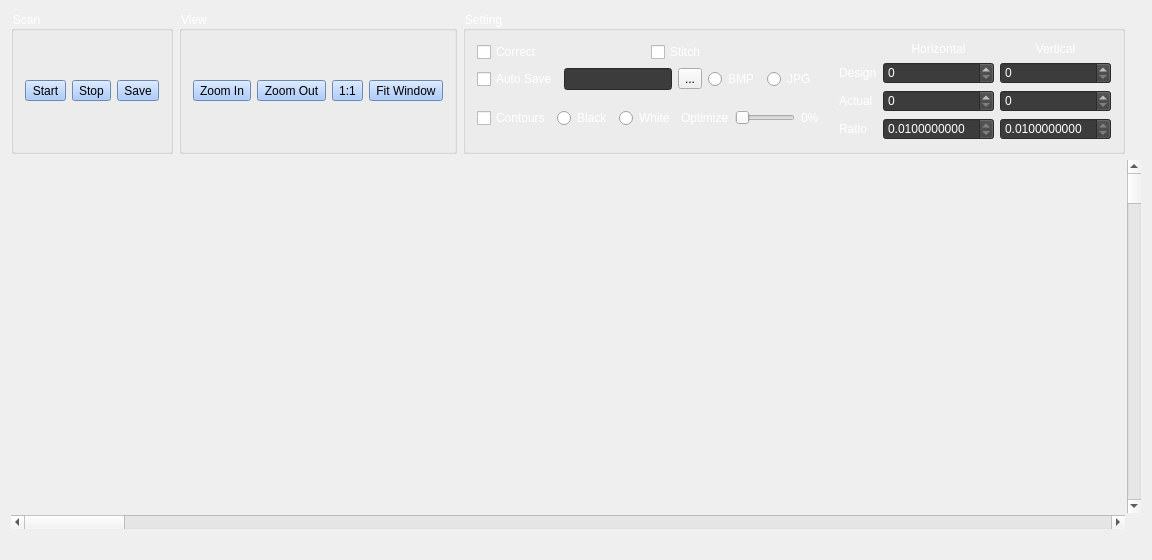
<?xml version="1.0" encoding="UTF-8"?>
<ui version="4.0">
 <class>MainWindow</class>
 <widget class="QWidget" name="MainWindow">
  <property name="geometry">
   <rect>
    <x>0</x>
    <y>0</y>
    <width>1152</width>
    <height>560</height>
   </rect>
  </property>
  <property name="windowTitle">
   <string>python</string>
  </property>
  <layout class="QVBoxLayout" name="verticalLayout_2" stretch="0,1,0">
   <item>
    <layout class="QHBoxLayout" name="horizontalLayout" stretch="0,0,0,0">
     <item>
      <widget class="QGroupBox" name="groupBox">
       <property name="styleSheet">
        <string notr="true">QGroupBox::title{color:#ffffff;}</string>
       </property>
       <property name="title">
        <string>Scan</string>
       </property>
       <layout class="QHBoxLayout" name="horizontalLayout_3">
        <item>
         <widget class="QToolButton" name="btn_start">
          <property name="toolTip">
           <string>Start</string>
          </property>
          <property name="styleSheet">
           <string notr="true">QToolButton::!hover{border-color:#ffffff;background-color:#96befa;}
QToolButton::hover{border-color:#ffffff;background-color:#6d8ab5;}</string>
          </property>
          <property name="text">
           <string>Start</string>
          </property>
          <property name="icon">
           <iconset resource="resource.qrc">
            <normaloff>:/new/img/resource/image/start.png</normaloff>:/new/img/resource/image/start.png</iconset>
          </property>
          <property name="iconSize">
           <size>
            <width>48</width>
            <height>48</height>
           </size>
          </property>
         </widget>
        </item>
        <item>
         <widget class="QToolButton" name="btn_stop">
          <property name="toolTip">
           <string>Stop</string>
          </property>
          <property name="styleSheet">
           <string notr="true">QToolButton::!hover{border-color:#ffffff;background-color:#96befa;}
QToolButton::hover{border-color:#ffffff;background-color:#6d8ab5;}</string>
          </property>
          <property name="text">
           <string>Stop</string>
          </property>
          <property name="icon">
           <iconset resource="resource.qrc">
            <normaloff>:/new/img/resource/image/stop.png</normaloff>:/new/img/resource/image/stop.png</iconset>
          </property>
          <property name="iconSize">
           <size>
            <width>48</width>
            <height>48</height>
           </size>
          </property>
         </widget>
        </item>
        <item>
         <widget class="QToolButton" name="btn_save">
          <property name="toolTip">
           <string>Save</string>
          </property>
          <property name="styleSheet">
           <string notr="true">QToolButton::!hover{border-color:#ffffff;background-color:#96befa;}
QToolButton::hover{border-color:#ffffff;background-color:#6d8ab5;}</string>
          </property>
          <property name="text">
           <string>Save</string>
          </property>
          <property name="icon">
           <iconset resource="resource.qrc">
            <normaloff>:/new/img/resource/image/save.png</normaloff>:/new/img/resource/image/save.png</iconset>
          </property>
          <property name="iconSize">
           <size>
            <width>48</width>
            <height>48</height>
           </size>
          </property>
         </widget>
        </item>
       </layout>
      </widget>
     </item>
     <item>
      <widget class="QGroupBox" name="groupBox_3">
       <property name="styleSheet">
        <string notr="true">QGroupBox::title{color:#ffffff;}</string>
       </property>
       <property name="title">
        <string>View</string>
       </property>
       <layout class="QHBoxLayout" name="horizontalLayout_4">
        <item>
         <widget class="QToolButton" name="btn_zoomIn">
          <property name="toolTip">
           <string>Zoom In</string>
          </property>
          <property name="styleSheet">
           <string notr="true">QToolButton::!hover{border-color:#ffffff;background-color:#96befa;}
QToolButton::hover{border-color:#ffffff;background-color:#6d8ab5;}</string>
          </property>
          <property name="text">
           <string>Zoom In</string>
          </property>
          <property name="icon">
           <iconset resource="resource.qrc">
            <normaloff>:/new/img/resource/image/zoom_in.png</normaloff>:/new/img/resource/image/zoom_in.png</iconset>
          </property>
          <property name="iconSize">
           <size>
            <width>48</width>
            <height>48</height>
           </size>
          </property>
         </widget>
        </item>
        <item>
         <widget class="QToolButton" name="btn_zoomOut">
          <property name="toolTip">
           <string>Zoom Out</string>
          </property>
          <property name="styleSheet">
           <string notr="true">QToolButton::!hover{border-color:#ffffff;background-color:#96befa;}
QToolButton::hover{border-color:#ffffff;background-color:#6d8ab5;}</string>
          </property>
          <property name="text">
           <string>Zoom Out</string>
          </property>
          <property name="icon">
           <iconset resource="resource.qrc">
            <normaloff>:/new/img/resource/image/zoom_out.png</normaloff>:/new/img/resource/image/zoom_out.png</iconset>
          </property>
          <property name="iconSize">
           <size>
            <width>48</width>
            <height>48</height>
           </size>
          </property>
         </widget>
        </item>
        <item>
         <widget class="QToolButton" name="btn_original">
          <property name="toolTip">
           <string>Actual Size</string>
          </property>
          <property name="styleSheet">
           <string notr="true">QToolButton::!hover{border-color:#ffffff;background-color:#96befa;}
QToolButton::hover{border-color:#ffffff;background-color:#6d8ab5;}</string>
          </property>
          <property name="text">
           <string>1:1</string>
          </property>
          <property name="icon">
           <iconset resource="resource.qrc">
            <normaloff>:/new/img/resource/image/zoom_1.png</normaloff>:/new/img/resource/image/zoom_1.png</iconset>
          </property>
          <property name="iconSize">
           <size>
            <width>48</width>
            <height>48</height>
           </size>
          </property>
         </widget>
        </item>
        <item>
         <widget class="QToolButton" name="btn_adjust">
          <property name="toolTip">
           <string>Fit Window</string>
          </property>
          <property name="styleSheet">
           <string notr="true">QToolButton::!hover{border-color:#ffffff;background-color:#96befa;}
QToolButton::hover{border-color:#ffffff;background-color:#6d8ab5;}</string>
          </property>
          <property name="text">
           <string>Fit Window</string>
          </property>
          <property name="icon">
           <iconset resource="resource.qrc">
            <normaloff>:/new/img/resource/image/zoom_fit.png</normaloff>:/new/img/resource/image/zoom_fit.png</iconset>
          </property>
          <property name="iconSize">
           <size>
            <width>48</width>
            <height>48</height>
           </size>
          </property>
         </widget>
        </item>
       </layout>
      </widget>
     </item>
     <item>
      <widget class="QGroupBox" name="groupBox_4">
       <property name="styleSheet">
        <string notr="true">QGroupBox::title{color:#ffffff;}</string>
       </property>
       <property name="title">
        <string>Setting</string>
       </property>
       <layout class="QHBoxLayout" name="horizontalLayout_8">
        <property name="spacing">
         <number>20</number>
        </property>
        <item>
         <layout class="QVBoxLayout" name="verticalLayout">
          <item>
           <layout class="QHBoxLayout" name="horizontalLayout_5">
            <item>
             <widget class="QCheckBox" name="check_correct">
              <property name="styleSheet">
               <string notr="true">QCheckBox{color:#ffffff;}</string>
              </property>
              <property name="text">
               <string>Correct</string>
              </property>
             </widget>
            </item>
            <item>
             <widget class="QCheckBox" name="check_montage">
              <property name="styleSheet">
               <string notr="true">QCheckBox{color:#ffffff;}</string>
              </property>
              <property name="text">
               <string>Stitch</string>
              </property>
             </widget>
            </item>
           </layout>
          </item>
          <item>
           <layout class="QHBoxLayout" name="horizontalLayout_6">
            <item>
             <widget class="QCheckBox" name="check_autoSave">
              <property name="styleSheet">
               <string notr="true">QCheckBox{color:#ffffff;}</string>
              </property>
              <property name="text">
               <string>Auto Save</string>
              </property>
             </widget>
            </item>
            <item>
             <widget class="QLineEdit" name="lineEdt_dir">
              <property name="enabled">
               <bool>true</bool>
              </property>
              <property name="sizePolicy">
               <sizepolicy hsizetype="Fixed" vsizetype="Fixed">
                <horstretch>0</horstretch>
                <verstretch>0</verstretch>
               </sizepolicy>
              </property>
              <property name="styleSheet">
               <string notr="true">QLineEdit{border-color:#ffffff;background-color:#3c3c3c;color:#ffffff}</string>
              </property>
              <property name="readOnly">
               <bool>true</bool>
              </property>
             </widget>
            </item>
            <item>
             <widget class="QToolButton" name="btn_dir">
              <property name="text">
               <string>...</string>
              </property>
             </widget>
            </item>
            <item>
             <widget class="QRadioButton" name="radio_bmp">
              <property name="styleSheet">
               <string notr="true">QRadioButton{color:#ffffff;}</string>
              </property>
              <property name="text">
               <string>BMP</string>
              </property>
             </widget>
            </item>
            <item>
             <widget class="QRadioButton" name="radio_jpg">
              <property name="styleSheet">
               <string notr="true">QRadioButton{color:#ffffff;}</string>
              </property>
              <property name="text">
               <string>JPG</string>
              </property>
             </widget>
            </item>
           </layout>
          </item>
          <item>
           <layout class="QHBoxLayout" name="horizontalLayout_7" stretch="0,0,0,0,1,0">
            <item>
             <widget class="QCheckBox" name="check_contour">
              <property name="styleSheet">
               <string notr="true">QCheckBox{color:#ffffff;}</string>
              </property>
              <property name="text">
               <string>Contours</string>
              </property>
             </widget>
            </item>
            <item>
             <widget class="QRadioButton" name="radio_black">
              <property name="styleSheet">
               <string notr="true">QRadioButton{color:#ffffff;}</string>
              </property>
              <property name="text">
               <string>Black</string>
              </property>
             </widget>
            </item>
            <item>
             <widget class="QRadioButton" name="radio_white">
              <property name="styleSheet">
               <string notr="true">QRadioButton{color:#ffffff;}</string>
              </property>
              <property name="text">
               <string>White</string>
              </property>
             </widget>
            </item>
            <item>
             <widget class="QLabel" name="label">
              <property name="styleSheet">
               <string notr="true">QLabel{color:#ffffff;}</string>
              </property>
              <property name="text">
               <string>Optimize</string>
              </property>
             </widget>
            </item>
            <item>
             <widget class="QSlider" name="hslider_optimize">
              <property name="orientation">
               <enum>Qt::Horizontal</enum>
              </property>
             </widget>
            </item>
            <item>
             <widget class="QLabel" name="lbl_optimize">
              <property name="styleSheet">
               <string notr="true">QLabel{color:#ffffff;}</string>
              </property>
              <property name="text">
               <string>0%</string>
              </property>
             </widget>
            </item>
           </layout>
          </item>
         </layout>
        </item>
        <item>
         <layout class="QGridLayout" name="gridLayout">
          <item row="0" column="3">
           <widget class="QLabel" name="label_2">
            <property name="styleSheet">
             <string notr="true">QLabel{color:#ffffff;}</string>
            </property>
            <property name="text">
             <string>Horizontal</string>
            </property>
            <property name="alignment">
             <set>Qt::AlignCenter</set>
            </property>
           </widget>
          </item>
          <item row="1" column="3">
           <widget class="QDoubleSpinBox" name="spin_plan_h">
            <property name="styleSheet">
             <string notr="true">QDoubleSpinBox{color:#ffffff;border-color:#ffffff;background-color:#3c3c3c;}</string>
            </property>
            <property name="decimals">
             <number>0</number>
            </property>
            <property name="maximum">
             <double>100000.000000000000000</double>
            </property>
           </widget>
          </item>
          <item row="2" column="3">
           <widget class="QDoubleSpinBox" name="spin_actual_h">
            <property name="styleSheet">
             <string notr="true">QDoubleSpinBox{color:#ffffff;border-color:#ffffff;background-color:#3c3c3c;}</string>
            </property>
            <property name="decimals">
             <number>0</number>
            </property>
            <property name="maximum">
             <double>100000.000000000000000</double>
            </property>
           </widget>
          </item>
          <item row="1" column="4">
           <widget class="QDoubleSpinBox" name="spin_plan_v">
            <property name="styleSheet">
             <string notr="true">QDoubleSpinBox{color:#ffffff;border-color:#ffffff;background-color:#3c3c3c;}</string>
            </property>
            <property name="decimals">
             <number>0</number>
            </property>
            <property name="maximum">
             <double>100000.000000000000000</double>
            </property>
           </widget>
          </item>
          <item row="0" column="4">
           <widget class="QLabel" name="label_3">
            <property name="styleSheet">
             <string notr="true">QLabel{color:#ffffff;}</string>
            </property>
            <property name="text">
             <string>Vertical</string>
            </property>
            <property name="alignment">
             <set>Qt::AlignCenter</set>
            </property>
           </widget>
          </item>
          <item row="3" column="3">
           <widget class="QDoubleSpinBox" name="spin_scale_h">
            <property name="styleSheet">
             <string notr="true">QDoubleSpinBox{color:#ffffff;border-color:#ffffff;background-color:#3c3c3c;}</string>
            </property>
            <property name="readOnly">
             <bool>true</bool>
            </property>
            <property name="decimals">
             <number>10</number>
            </property>
            <property name="minimum">
             <double>0.010000000000000</double>
            </property>
            <property name="maximum">
             <double>10.000000000000000</double>
            </property>
           </widget>
          </item>
          <item row="2" column="4">
           <widget class="QDoubleSpinBox" name="spin_actual_v">
            <property name="styleSheet">
             <string notr="true">QDoubleSpinBox{color:#ffffff;border-color:#ffffff;background-color:#3c3c3c;}</string>
            </property>
            <property name="decimals">
             <number>0</number>
            </property>
            <property name="maximum">
             <double>100000.000000000000000</double>
            </property>
           </widget>
          </item>
          <item row="3" column="4">
           <widget class="QDoubleSpinBox" name="spin_scale_v">
            <property name="styleSheet">
             <string notr="true">QDoubleSpinBox{color:#ffffff;border-color:#ffffff;background-color:#3c3c3c;}</string>
            </property>
            <property name="readOnly">
             <bool>true</bool>
            </property>
            <property name="decimals">
             <number>10</number>
            </property>
            <property name="minimum">
             <double>0.010000000000000</double>
            </property>
            <property name="maximum">
             <double>10.000000000000000</double>
            </property>
           </widget>
          </item>
          <item row="1" column="2">
           <widget class="QLabel" name="label_5">
            <property name="styleSheet">
             <string notr="true">QLabel{color:#ffffff;}</string>
            </property>
            <property name="text">
             <string>Design</string>
            </property>
           </widget>
          </item>
          <item row="2" column="2">
           <widget class="QLabel" name="label_6">
            <property name="styleSheet">
             <string notr="true">QLabel{color:#ffffff;}</string>
            </property>
            <property name="text">
             <string>Actual</string>
            </property>
           </widget>
          </item>
          <item row="3" column="2">
           <widget class="QLabel" name="label_7">
            <property name="styleSheet">
             <string notr="true">QLabel{color:#ffffff;}</string>
            </property>
            <property name="text">
             <string>Ratio</string>
            </property>
           </widget>
          </item>
         </layout>
        </item>
       </layout>
      </widget>
     </item>
     <item>
      <spacer name="horizontalSpacer">
       <property name="orientation">
        <enum>Qt::Horizontal</enum>
       </property>
       <property name="sizeHint" stdset="0">
        <size>
         <width>40</width>
         <height>20</height>
        </size>
       </property>
      </spacer>
     </item>
    </layout>
   </item>
   <item>
    <layout class="QGridLayout" name="gridLayout_2">
     <property name="spacing">
      <number>2</number>
     </property>
     <item row="1" column="0">
      <widget class="QScrollBar" name="horizontalScrollBar">
       <property name="orientation">
        <enum>Qt::Horizontal</enum>
       </property>
      </widget>
     </item>
     <item row="0" column="1">
      <widget class="QScrollBar" name="verticalScrollBar">
       <property name="orientation">
        <enum>Qt::Vertical</enum>
       </property>
      </widget>
     </item>
     <item row="0" column="0">
      <widget class="View" name="view" native="true">
       <property name="palette">
        <palette>
         <active>
          <colorrole role="WindowText">
           <brush brushstyle="SolidPattern">
            <color alpha="255">
             <red>255</red>
             <green>255</green>
             <blue>255</blue>
            </color>
           </brush>
          </colorrole>
          <colorrole role="Button">
           <brush brushstyle="SolidPattern">
            <color alpha="255">
             <red>90</red>
             <green>90</green>
             <blue>90</blue>
            </color>
           </brush>
          </colorrole>
          <colorrole role="Light">
           <brush brushstyle="SolidPattern">
            <color alpha="255">
             <red>135</red>
             <green>135</green>
             <blue>135</blue>
            </color>
           </brush>
          </colorrole>
          <colorrole role="Midlight">
           <brush brushstyle="SolidPattern">
            <color alpha="255">
             <red>112</red>
             <green>112</green>
             <blue>112</blue>
            </color>
           </brush>
          </colorrole>
          <colorrole role="Dark">
           <brush brushstyle="SolidPattern">
            <color alpha="255">
             <red>45</red>
             <green>45</green>
             <blue>45</blue>
            </color>
           </brush>
          </colorrole>
          <colorrole role="Mid">
           <brush brushstyle="SolidPattern">
            <color alpha="255">
             <red>60</red>
             <green>60</green>
             <blue>60</blue>
            </color>
           </brush>
          </colorrole>
          <colorrole role="Text">
           <brush brushstyle="SolidPattern">
            <color alpha="255">
             <red>255</red>
             <green>255</green>
             <blue>255</blue>
            </color>
           </brush>
          </colorrole>
          <colorrole role="BrightText">
           <brush brushstyle="SolidPattern">
            <color alpha="255">
             <red>255</red>
             <green>255</green>
             <blue>255</blue>
            </color>
           </brush>
          </colorrole>
          <colorrole role="ButtonText">
           <brush brushstyle="SolidPattern">
            <color alpha="255">
             <red>255</red>
             <green>255</green>
             <blue>255</blue>
            </color>
           </brush>
          </colorrole>
          <colorrole role="Base">
           <brush brushstyle="SolidPattern">
            <color alpha="255">
             <red>0</red>
             <green>0</green>
             <blue>0</blue>
            </color>
           </brush>
          </colorrole>
          <colorrole role="Window">
           <brush brushstyle="SolidPattern">
            <color alpha="255">
             <red>119</red>
             <green>230</green>
             <blue>255</blue>
            </color>
           </brush>
          </colorrole>
          <colorrole role="Shadow">
           <brush brushstyle="SolidPattern">
            <color alpha="255">
             <red>0</red>
             <green>0</green>
             <blue>0</blue>
            </color>
           </brush>
          </colorrole>
          <colorrole role="AlternateBase">
           <brush brushstyle="SolidPattern">
            <color alpha="255">
             <red>45</red>
             <green>45</green>
             <blue>45</blue>
            </color>
           </brush>
          </colorrole>
          <colorrole role="ToolTipBase">
           <brush brushstyle="SolidPattern">
            <color alpha="255">
             <red>255</red>
             <green>255</green>
             <blue>220</blue>
            </color>
           </brush>
          </colorrole>
          <colorrole role="ToolTipText">
           <brush brushstyle="SolidPattern">
            <color alpha="255">
             <red>0</red>
             <green>0</green>
             <blue>0</blue>
            </color>
           </brush>
          </colorrole>
          <colorrole role="PlaceholderText">
           <brush brushstyle="SolidPattern">
            <color alpha="128">
             <red>255</red>
             <green>255</green>
             <blue>255</blue>
            </color>
           </brush>
          </colorrole>
         </active>
         <inactive>
          <colorrole role="WindowText">
           <brush brushstyle="SolidPattern">
            <color alpha="255">
             <red>255</red>
             <green>255</green>
             <blue>255</blue>
            </color>
           </brush>
          </colorrole>
          <colorrole role="Button">
           <brush brushstyle="SolidPattern">
            <color alpha="255">
             <red>90</red>
             <green>90</green>
             <blue>90</blue>
            </color>
           </brush>
          </colorrole>
          <colorrole role="Light">
           <brush brushstyle="SolidPattern">
            <color alpha="255">
             <red>135</red>
             <green>135</green>
             <blue>135</blue>
            </color>
           </brush>
          </colorrole>
          <colorrole role="Midlight">
           <brush brushstyle="SolidPattern">
            <color alpha="255">
             <red>112</red>
             <green>112</green>
             <blue>112</blue>
            </color>
           </brush>
          </colorrole>
          <colorrole role="Dark">
           <brush brushstyle="SolidPattern">
            <color alpha="255">
             <red>45</red>
             <green>45</green>
             <blue>45</blue>
            </color>
           </brush>
          </colorrole>
          <colorrole role="Mid">
           <brush brushstyle="SolidPattern">
            <color alpha="255">
             <red>60</red>
             <green>60</green>
             <blue>60</blue>
            </color>
           </brush>
          </colorrole>
          <colorrole role="Text">
           <brush brushstyle="SolidPattern">
            <color alpha="255">
             <red>255</red>
             <green>255</green>
             <blue>255</blue>
            </color>
           </brush>
          </colorrole>
          <colorrole role="BrightText">
           <brush brushstyle="SolidPattern">
            <color alpha="255">
             <red>255</red>
             <green>255</green>
             <blue>255</blue>
            </color>
           </brush>
          </colorrole>
          <colorrole role="ButtonText">
           <brush brushstyle="SolidPattern">
            <color alpha="255">
             <red>255</red>
             <green>255</green>
             <blue>255</blue>
            </color>
           </brush>
          </colorrole>
          <colorrole role="Base">
           <brush brushstyle="SolidPattern">
            <color alpha="255">
             <red>0</red>
             <green>0</green>
             <blue>0</blue>
            </color>
           </brush>
          </colorrole>
          <colorrole role="Window">
           <brush brushstyle="SolidPattern">
            <color alpha="255">
             <red>90</red>
             <green>90</green>
             <blue>90</blue>
            </color>
           </brush>
          </colorrole>
          <colorrole role="Shadow">
           <brush brushstyle="SolidPattern">
            <color alpha="255">
             <red>0</red>
             <green>0</green>
             <blue>0</blue>
            </color>
           </brush>
          </colorrole>
          <colorrole role="AlternateBase">
           <brush brushstyle="SolidPattern">
            <color alpha="255">
             <red>45</red>
             <green>45</green>
             <blue>45</blue>
            </color>
           </brush>
          </colorrole>
          <colorrole role="ToolTipBase">
           <brush brushstyle="SolidPattern">
            <color alpha="255">
             <red>255</red>
             <green>255</green>
             <blue>220</blue>
            </color>
           </brush>
          </colorrole>
          <colorrole role="ToolTipText">
           <brush brushstyle="SolidPattern">
            <color alpha="255">
             <red>0</red>
             <green>0</green>
             <blue>0</blue>
            </color>
           </brush>
          </colorrole>
          <colorrole role="PlaceholderText">
           <brush brushstyle="SolidPattern">
            <color alpha="128">
             <red>255</red>
             <green>255</green>
             <blue>255</blue>
            </color>
           </brush>
          </colorrole>
         </inactive>
         <disabled>
          <colorrole role="WindowText">
           <brush brushstyle="SolidPattern">
            <color alpha="255">
             <red>45</red>
             <green>45</green>
             <blue>45</blue>
            </color>
           </brush>
          </colorrole>
          <colorrole role="Button">
           <brush brushstyle="SolidPattern">
            <color alpha="255">
             <red>90</red>
             <green>90</green>
             <blue>90</blue>
            </color>
           </brush>
          </colorrole>
          <colorrole role="Light">
           <brush brushstyle="SolidPattern">
            <color alpha="255">
             <red>135</red>
             <green>135</green>
             <blue>135</blue>
            </color>
           </brush>
          </colorrole>
          <colorrole role="Midlight">
           <brush brushstyle="SolidPattern">
            <color alpha="255">
             <red>112</red>
             <green>112</green>
             <blue>112</blue>
            </color>
           </brush>
          </colorrole>
          <colorrole role="Dark">
           <brush brushstyle="SolidPattern">
            <color alpha="255">
             <red>45</red>
             <green>45</green>
             <blue>45</blue>
            </color>
           </brush>
          </colorrole>
          <colorrole role="Mid">
           <brush brushstyle="SolidPattern">
            <color alpha="255">
             <red>60</red>
             <green>60</green>
             <blue>60</blue>
            </color>
           </brush>
          </colorrole>
          <colorrole role="Text">
           <brush brushstyle="SolidPattern">
            <color alpha="255">
             <red>45</red>
             <green>45</green>
             <blue>45</blue>
            </color>
           </brush>
          </colorrole>
          <colorrole role="BrightText">
           <brush brushstyle="SolidPattern">
            <color alpha="255">
             <red>255</red>
             <green>255</green>
             <blue>255</blue>
            </color>
           </brush>
          </colorrole>
          <colorrole role="ButtonText">
           <brush brushstyle="SolidPattern">
            <color alpha="255">
             <red>45</red>
             <green>45</green>
             <blue>45</blue>
            </color>
           </brush>
          </colorrole>
          <colorrole role="Base">
           <brush brushstyle="SolidPattern">
            <color alpha="255">
             <red>90</red>
             <green>90</green>
             <blue>90</blue>
            </color>
           </brush>
          </colorrole>
          <colorrole role="Window">
           <brush brushstyle="SolidPattern">
            <color alpha="255">
             <red>90</red>
             <green>90</green>
             <blue>90</blue>
            </color>
           </brush>
          </colorrole>
          <colorrole role="Shadow">
           <brush brushstyle="SolidPattern">
            <color alpha="255">
             <red>0</red>
             <green>0</green>
             <blue>0</blue>
            </color>
           </brush>
          </colorrole>
          <colorrole role="AlternateBase">
           <brush brushstyle="SolidPattern">
            <color alpha="255">
             <red>90</red>
             <green>90</green>
             <blue>90</blue>
            </color>
           </brush>
          </colorrole>
          <colorrole role="ToolTipBase">
           <brush brushstyle="SolidPattern">
            <color alpha="255">
             <red>255</red>
             <green>255</green>
             <blue>220</blue>
            </color>
           </brush>
          </colorrole>
          <colorrole role="ToolTipText">
           <brush brushstyle="SolidPattern">
            <color alpha="255">
             <red>0</red>
             <green>0</green>
             <blue>0</blue>
            </color>
           </brush>
          </colorrole>
          <colorrole role="PlaceholderText">
           <brush brushstyle="SolidPattern">
            <color alpha="128">
             <red>255</red>
             <green>255</green>
             <blue>255</blue>
            </color>
           </brush>
          </colorrole>
         </disabled>
        </palette>
       </property>
      </widget>
     </item>
    </layout>
   </item>
   <item>
    <layout class="QHBoxLayout" name="horizontalLayout_2">
     <item>
      <widget class="QLabel" name="lbl_status">
       <property name="text">
        <string/>
       </property>
      </widget>
     </item>
    </layout>
   </item>
  </layout>
 </widget>
 <layoutdefault spacing="6" margin="11"/>
 <customwidgets>
  <customwidget>
   <class>View</class>
   <extends>QWidget</extends>
   <header location="global">view.h</header>
   <container>1</container>
  </customwidget>
 </customwidgets>
 <resources>
  <include location="resource.qrc"/>
 </resources>
 <connections/>
</ui>
